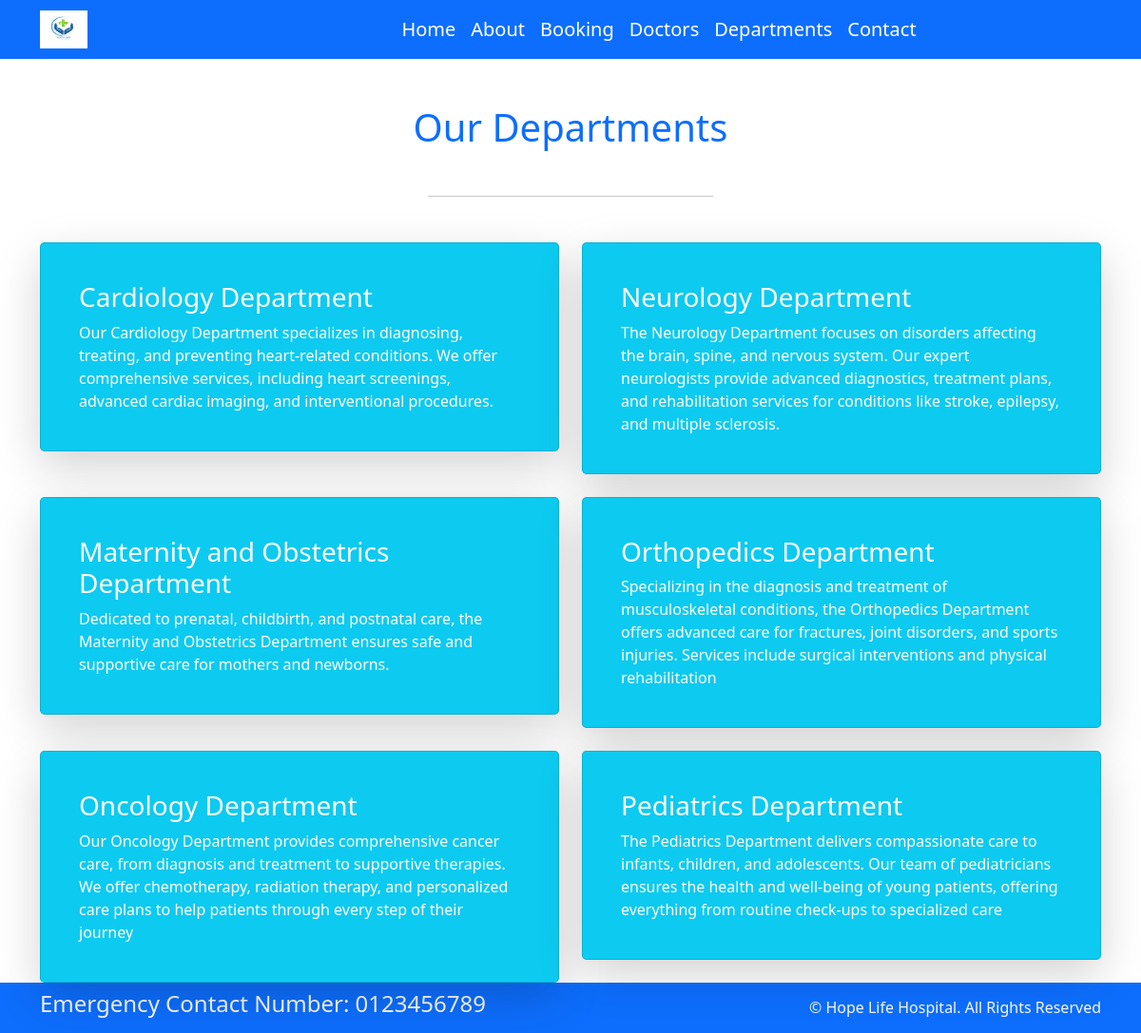
Page /department/ on the committed database.
### home/models.py (models this page shows, shortened)
class Department(models.Model):
    name = models.CharField(max_length=100)
    description = models.TextField()

### home/views.py (the view)
# urls.py: path('department/', views.department, name='department'),
def department(request):
    dept_detail = {
        'dept': Department.objects.all()
    }
    return render(request,'department.html', dept_detail)

### templates/department.html (shortened to what this page needs)
{% extends 'base.html' %}
{% block content %}
<h1 class="text-center text-primary my-5">Our Departments</h1>
<hr class="w-25 mx-auto mb-5">
<div class="container">
  <div class="row row-cols-1 row-cols-md-2 g-4">
    {% for d in dept %}
      <div class="col">
        <div class="card bg-info text-white p-4 rounded-3 shadow-lg">
          <div class="card-body">
            <h3 class="card-title">{{ d.name }}</h3>
            <p class="card-text">{{ d.description }}</p>
          </div>
        </div>
      </div>
    {% endfor %}
  </div>
</div>
{% endblock %}

### rows in the picture
Department: name "Cardiology Department", description "Our Cardiology Department specializes in diagnosing, treating, and preventing heart-related conditions. We offer comprehensive services, including heart screenings, advanced cardiac imaging, and interventional procedures."
Department: name "Neurology Department", description "The Neurology Department focuses on disorders affecting the brain, spine, and nervous system. Our expert neurologists provide advanced diagnostics, treatment plans, and rehabilitation services for conditions like stroke, epilepsy, and multiple sclerosis."
Department: name "Maternity and Obstetrics Department", description "Dedicated to prenatal, childbirth, and postnatal care, the Maternity and Obstetrics Department ensures safe and supportive care for mothers and newborns."
Department: name "Orthopedics Department", description "Specializing in the diagnosis and treatment of musculoskeletal conditions, the Orthopedics Department offers advanced care for fractures, joint disorders, and sports injuries. Services include surgical interventions and physical rehabilitation"
Department: name "Oncology Department", description "Our Oncology Department provides comprehensive cancer care, from diagnosis and treatment to supportive therapies. We offer chemotherapy, radiation therapy, and personalized care plans to help patients through every step of their journey"
Department: name "Pediatrics Department", description "The Pediatrics Department delivers compassionate care to infants, children, and adolescents. Our team of pediatricians ensures the health and well-being of young patients, offering everything from routine check-ups to specialized care"
